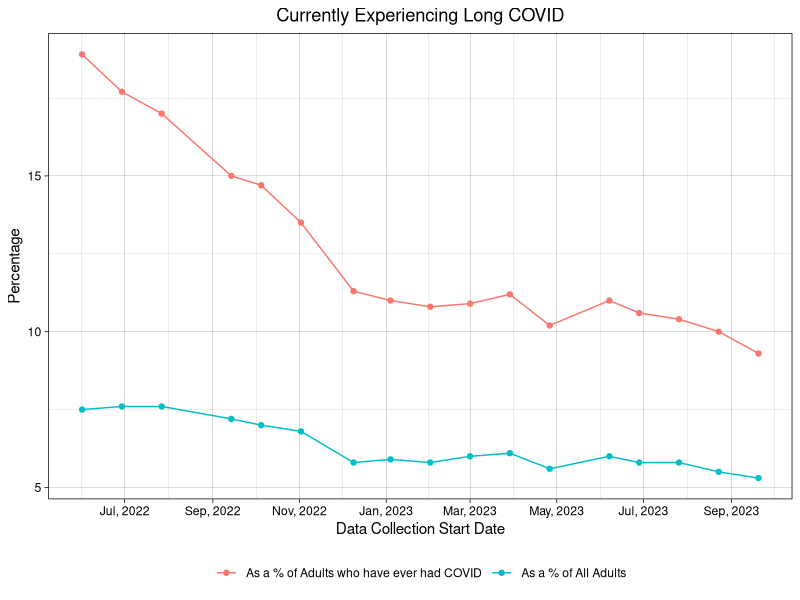
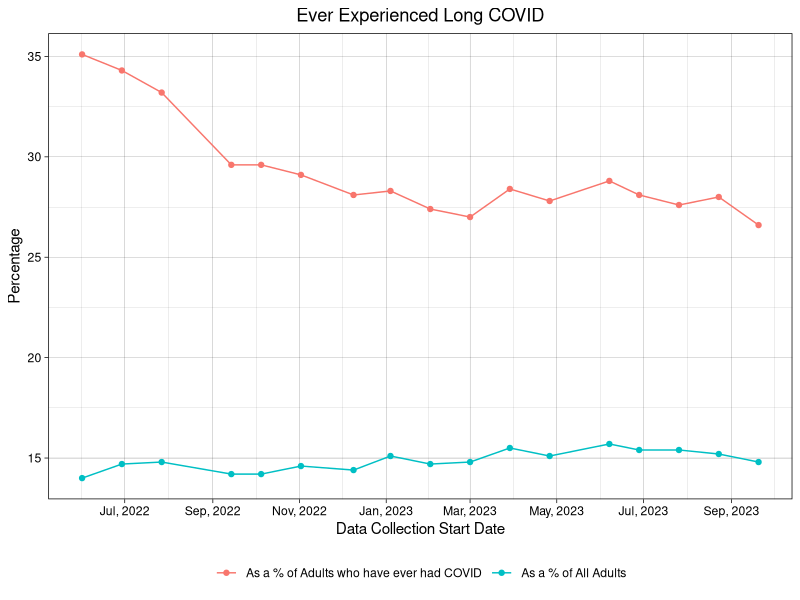

Source code (R) for these figures, in order:
## ---- chunk 1
# Import Required Libraries
library(dplyr)
library(ggplot2)
library(forcats)

# Import Data
pcc <- read.csv("Post-COVID_Conditions.csv")
## ---- chunk 2
TimeData <- pcc %>% filter(Group == 'National Estimate') %>% select(c(Indicator, Group, Time.Period.Start.Date, Time.Period.End.Date, Value))

# Also convert the Time Period Colums to dates
TimeData$Time.Period.Start.Date <- as.Date(TimeData$Time.Period.Start.Date, format = "%m/%d/%Y")
#TimeData$Time.Period.Start.Date <- format(TimeData$Time.Period.Start.Date, "%B %d, %Y")

TimeData$Time.Period.End.Date<- as.Date(TimeData$Time.Period.End.Date, format = "%m/%d/%Y")
#TimeData$Time.Period.End.Date <- format(TimeData$Time.Period.End.Date, "%B %d, %Y")
## ---- chunk 3
CurrentExp <- TimeData %>% filter(Indicator == "Currently experiencing long COVID, as a percentage of adults who ever had COVID" | Indicator == "Currently experiencing long COVID, as a percentage of all adults")

CurrentExp <- na.omit(CurrentExp)

CurrentExp$Indicator <- recode(CurrentExp$Indicator, "Currently experiencing long COVID, as a percentage of adults who ever had COVID" = "As a % of Adults who have ever had COVID", "Currently experiencing long COVID, as a percentage of all adults" = "As a % of All Adults")

ggplot(CurrentExp, aes(x = Time.Period.Start.Date, y = Value, color = Indicator)) +
  geom_line() +
  geom_point() +
  ggtitle("Currently Experiencing Long COVID") + 
  xlab("Data Collection Start Date") +
  ylab("Percentage") +
  scale_x_date(labels = scales::date_format("%b, %Y"), breaks = "2 month") +
  theme_linedraw() +
  theme(plot.title = element_text(hjust = 0.5), legend.position = "bottom") +
  labs(color = NULL)
## ---- chunk 4
EverExp <- TimeData %>% filter(Indicator == "Ever experienced long COVID, as a percentage of adults who ever had COVID" | Indicator == "Ever experienced long COVID, as a percentage of all adults")

EverExp <- na.omit(EverExp)

EverExp$Indicator <- recode(EverExp$Indicator, "Ever experienced long COVID, as a percentage of adults who ever had COVID" = "As a % of Adults who have ever had COVID", "Ever experienced long COVID, as a percentage of all adults" = "As a % of All Adults")

ggplot(EverExp, aes(x = Time.Period.Start.Date, y = Value, color = Indicator)) +
  geom_line() +
  geom_point() +
  ggtitle("Ever Experienced Long COVID") + 
  xlab("Data Collection Start Date") +
  ylab("Percentage") +
  scale_x_date(labels = scales::date_format("%b, %Y"), breaks = "2 month") +
  theme_linedraw() +
  theme(plot.title = element_text(hjust = 0.5), legend.position = "bottom") +
  labs(color = NULL)
